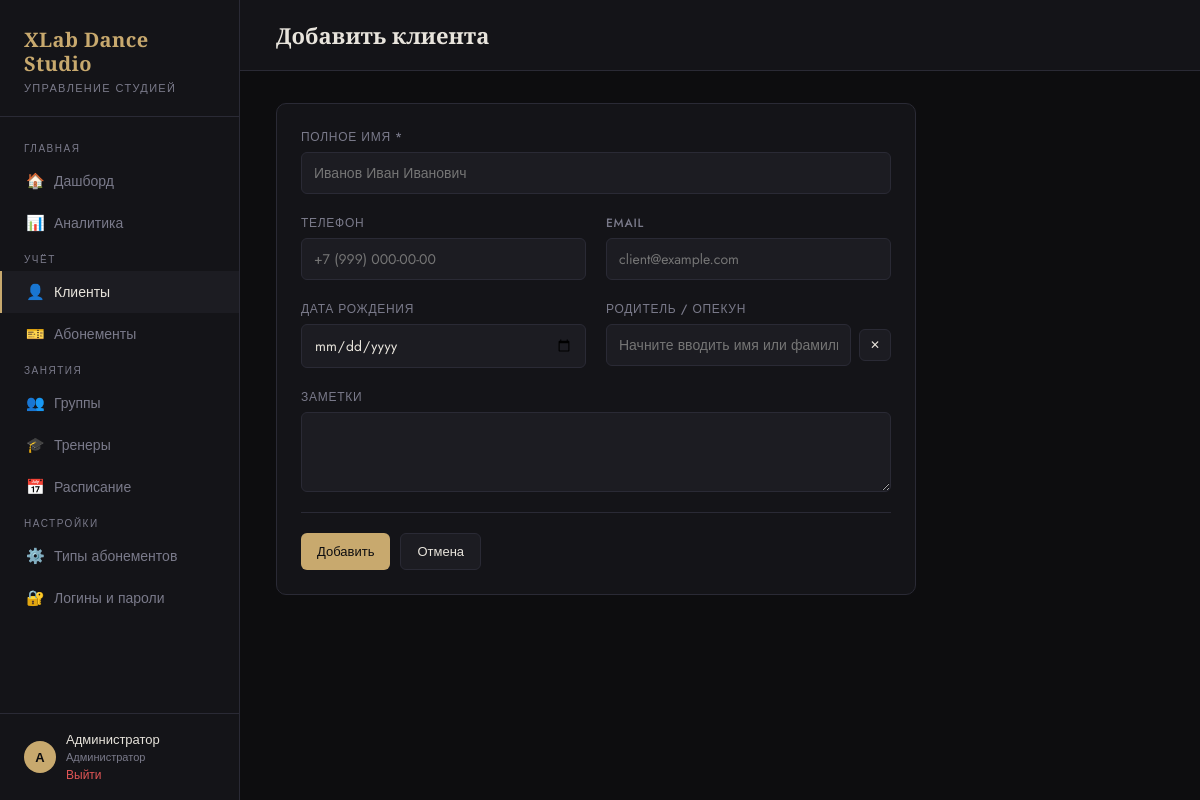
The app's page /clients/add (signed in) with its own data.
### tables this page shows
CREATE TABLE users (
            id INTEGER PRIMARY KEY AUTOINCREMENT,
            role TEXT NOT NULL, -- admin | trainer
            username TEXT UNIQUE NOT NULL,
            password TEXT NOT NULL,
            name TEXT NOT NULL,
            trainer_id INTEGER UNIQUE REFERENCES trainers(id) ON DELETE CASCADE
        );

### app.py (the view, shortened to what this page needs)
@app.route('/clients/add', methods=['GET', 'POST'])
@login_required
def add_client():
    db = get_db()
    all_clients = db.execute("SELECT * FROM clients ORDER BY CASE WHEN instr(name, ' ') > 0 THEN substr(name, 1, instr(name, ' ')-1) ELSE name END COLLATE NOCASE, name COLLATE NOCASE").fetchall()
    return render_template('client_form.html', client=None, all_clients=all_clients, client_id=None)

### app.py (called while the page is built, shortened)
def current_role():
    return session.get('role', 'admin')

def is_admin():
    return current_role() == 'admin'

def sync_session_user():
    if 'user_id' not in session:
        return
    db = get_db()
    user = db.execute('SELECT role, trainer_id, name FROM users WHERE id=?', (session['user_id'],)).fetchone()
    if not user:
        session.clear()
        return
    session['role'] = user['role']
    session['trainer_id'] = user['trainer_id']
    session['user_name'] = user['name']

@app.before_request
def setup():
    if request.endpoint is None:
        return
    if request.endpoint in ('login', 'logout', 'static'):
        return
    if 'user_id' not in session:
        return
    sync_session_user()
    if is_admin():
        return

def login_required(f):
    from functools import wraps
    @wraps(f)
    def decorated(*args, **kwargs):
        if 'user_id' not in session:
            return redirect(url_for('login'))
        return f(*args, **kwargs)
    return decorated

### database.py (called while the page is built)
def get_db():
    from app import app
    if 'db' not in g:
        g.db = sqlite3.connect(DATABASE)
        g.db.row_factory = sqlite3.Row
        g.db.execute("PRAGMA foreign_keys = ON")
    return g.db

### templates/client_form.html (shortened to what this page needs)
{% extends "base.html" %}
{% block topbar_title %}{{ 'Редактировать' if client else 'Добавить' }} клиента{% endblock %}
{% block content %}
<div class="card" style="max-width: 640px">
  <form method="POST">
    <div class="form-grid">
      <div class="form-group full">
        <label>Полное имя *</label>
        <input type="text" name="name" value="{{ client.name if client else '' }}" required placeholder="Иванов Иван Иванович">
      </div>
      <div class="form-group">
        <label>Телефон</label>
        <input type="tel" name="phone" value="{{ client.phone if client else '' }}" placeholder="+7 (999) 000-00-00">
      </div>
      <div class="form-group">
        <label>Email</label>
        <input type="email" name="email" value="{{ client.email if client else '' }}" placeholder="client@example.com">
      </div>
      <div class="form-group">
        <label>Дата рождения</label>
        <input type="date" name="birthdate" value="{{ client.birthdate if client else '' }}">
      </div>
      <div class="form-group">
        <label>Родитель / опекун</label>
        <div style="display: flex; gap: 8px; align-items: center;">
          <input type="text" id="parent_search" placeholder="Начните вводить имя или фамилию" autocomplete="off" value="{{ all_clients | selectattr('id', 'equalto', client.parent_id) | map(attribute='name') | first if client and client.parent_id else '' }}">
          <button type="button" id="clear_parent" class="btn btn-secondary btn-sm" style="padding: 6px 10px;">✕</button>
        </div>
      </div>
      <div class="form-group full">
        <label>Заметки</label>
        <textarea name="notes">{{ client.notes if client else '' }}</textarea>
      </div>
    </div>
    <div class="divider"></div>
    <div class="form-actions">
      <button type="submit" class="btn btn-primary">{{ 'Сохранить' if client else 'Добавить' }}</button>
      <a href="{{ url_for('clients') }}" class="btn btn-secondary">Отмена</a>
    </div>
  </form>
</div>
{% endblock %}

### templates/base.html (shortened to what this page needs)
<!DOCTYPE html>
<html lang="ru">
<head>
</head>
<body>
<aside class="sidebar">
  <div class="sidebar-logo">
    <h1>XLab Dance<br>Studio</h1>
    <p>Управление студией</p>
  </div>
  <nav class="nav">
    <div class="nav-section">Главная</div>
    <a href="{{ url_for('dashboard') }}" class="{{ 'active' if request.endpoint == 'dashboard' }}">
      <span class="icon">🏠</span> Дашборд
    </a>
    {% if session.role == 'admin' %}
    <a href="{{ url_for('analytics') }}" class="{{ 'active' if request.endpoint == 'analytics' }}">
      <span class="icon">📊</span> Аналитика
    </a>
    {% endif %}
    {% if session.role == 'admin' %}
    <div class="nav-section">Учёт</div>
    <a href="{{ url_for('clients') }}" class="{{ 'active' if 'client' in request.endpoint }}">
      <span class="icon">👤</span> Клиенты
    </a>
    <a href="{{ url_for('subscriptions') }}" class="{{ 'active' if 'subscription' in request.endpoint and request.endpoint != 'subscription_types' }}">
      <span class="icon">🎫</span> Абонементы
    </a>
    {% endif %}
    <div class="nav-section">Занятия</div>
    {% if session.role == 'admin' %}
    <a href="{{ url_for('groups') }}" class="{{ 'active' if 'group' in request.endpoint }}">
      <span class="icon">👥</span> Группы
    </a>
    {% endif %}
    {% if session.role == 'admin' %}
    <a href="{{ url_for('trainers') }}" class="{{ 'active' if 'trainer' in request.endpoint }}">
      <span class="icon">🎓</span> Тренеры
    </a>
    {% endif %}
    <a href="{{ url_for('schedule') }}" class="{{ 'active' if 'schedule' in request.endpoint or 'attendance' in request.endpoint }}">
      <span class="icon">📅</span> Расписание
    </a>
    {% if session.role == 'admin' %}
    <div class="nav-section">Настройки</div>
    <a href="{{ url_for('subscription_types') }}" class="{{ 'active' if request.endpoint == 'subscription_types' }}">
      <span class="icon">⚙️</span> Типы абонементов
    </a>
    <a href="{{ url_for('accounts') }}" class="{{ 'active' if 'account' in request.endpoint }}">
      <span class="icon">🔐</span> Логины и пароли
    </a>
    {% endif %}
  </nav>
  <div class="sidebar-user">
    <div class="avatar">{{ session.user_name[0] if session.user_name }}</div>
    <div>
      <div style="color: var(--text); font-size: 13px;">{{ session.user_name }}</div>
      <div style="font-size: 11px; color: var(--muted);">{{ 'Администратор' if session.role == 'admin' else 'Тренер' }}</div>
      <a href="{{ url_for('logout') }}">Выйти</a>
    </div>
  </div>
</aside>
<div class="main">
  <div class="topbar">
    <h2>{% block topbar_title %}{% endblock %}</h2>
  </div>
  <div class="content">
    {% block content %}{% endblock %}
  </div>
</div>
</body>
</html>

### templates/base.html (style rules this page uses)
:root { --bg: #0d0d0f; --surface: #141418; --surface2: #1c1c22; --border: #2a2a35; --accent: #c8a96e; --accent2: #e8c88a; --text: #e8e4dc; --muted: #7a7a8a; --danger: #e05555; --success: #5cb87a; --warning: #e0a055; --info: #5599e0; --sidebar-w: 240px; }
* { box-sizing: border-box; margin: 0; padding: 0; }
body { background: var(--bg); color: var(--text); font-family: 'Jost', sans-serif; font-weight: 400; min-height: 100vh; display: flex; }
.sidebar { width: var(--sidebar-w); min-height: 100vh; background: var(--surface); border-right: 1px solid var(--border); display: flex; flex-direction: column; position: fixed; top: 0; left: 0; z-index: 100; }
.sidebar-logo { padding: 28px 24px 20px; border-bottom: 1px solid var(--border); }
.sidebar-logo h1 { font-family: 'Playfair Display', serif; font-size: 20px; font-weight: 700; color: var(--accent); letter-spacing: 0.02em; line-height: 1.2; }
.sidebar-logo p { font-size: 11px; color: var(--muted); letter-spacing: 0.12em; text-transform: uppercase; margin-top: 4px; }
.nav { flex: 1; padding: 16px 0; overflow-y: auto; max-height: calc(100vh - 200px); }
.nav-section { padding: 8px 24px 4px; font-size: 10px; letter-spacing: 0.15em; text-transform: uppercase; color: var(--muted); }
.nav a { display: flex; align-items: center; gap: 10px; padding: 10px 24px; color: var(--muted); text-decoration: none; font-size: 14px; font-weight: 400; transition: all 0.2s; border-left: 2px solid transparent; }
.nav a:hover, .nav a.active { color: var(--text); background: var(--surface2); border-left-color: var(--accent); }
.nav a .icon { width: 18px; text-align: center; font-size: 15px; }
.sidebar-user { padding: 16px 24px; border-top: 1px solid var(--border); font-size: 13px; color: var(--muted); display: flex; align-items: center; gap: 10px; }
.sidebar-user .avatar { width: 32px; height: 32px; border-radius: 50%; background: var(--accent); display: flex; align-items: center; justify-content: center; color: var(--bg); font-weight: 700; font-size: 13px; }
.sidebar-user a { color: var(--danger); text-decoration: none; font-size: 12px; }
.main { margin-left: var(--sidebar-w); flex: 1; min-height: 100vh; }
.topbar { padding: 20px 36px; border-bottom: 1px solid var(--border); background: var(--surface); display: flex; align-items: center; justify-content: space-between; position: sticky; top: 0; z-index: 50; }
.topbar h2 { font-family: 'Playfair Display', serif; font-size: 22px; font-weight: 600; color: var(--text); }
.content { padding: 32px 36px; }
.card { background: var(--surface); border: 1px solid var(--border); border-radius: 10px; padding: 24px; }
.btn { display: inline-flex; align-items: center; gap: 6px; padding: 8px 16px; border-radius: 6px; font-size: 13px; font-weight: 500; cursor: pointer; border: none; text-decoration: none; transition: all 0.2s; font-family: 'Jost', sans-serif; }
.btn-primary { background: var(--accent); color: var(--bg); }
.btn-secondary { background: var(--surface2); color: var(--text); border: 1px solid var(--border); }
.btn-sm { padding: 5px 10px; font-size: 12px; }
.form-grid { display: grid; grid-template-columns: 1fr 1fr; gap: 20px; }
.form-group { display: flex; flex-direction: column; gap: 6px; }
.form-group.full { grid-column: 1 / -1; }
label { font-size: 12px; font-weight: 500; color: var(--muted); letter-spacing: 0.06em; text-transform: uppercase; }
input, select, textarea { background: var(--surface2); border: 1px solid var(--border); border-radius: 6px; color: var(--text); padding: 10px 12px; font-size: 14px; font-family: 'Jost', sans-serif; transition: border-color 0.2s; width: 100%; }
textarea { resize: vertical; min-height: 80px; }
.form-actions { display: flex; gap: 10px; margin-top: 8px; }
.divider { height: 1px; background: var(--border); margin: 20px 0; }
a { color: var(--accent); text-decoration: none; }

### records on screen
users: name "А", user_name "Администратор", role "Администратор"

### other values on screen
{{ 'Редактировать' if client else 'Добавить' }} "Добавить"
{{ 'Сохранить' if client else 'Добавить' }} "Добавить"
